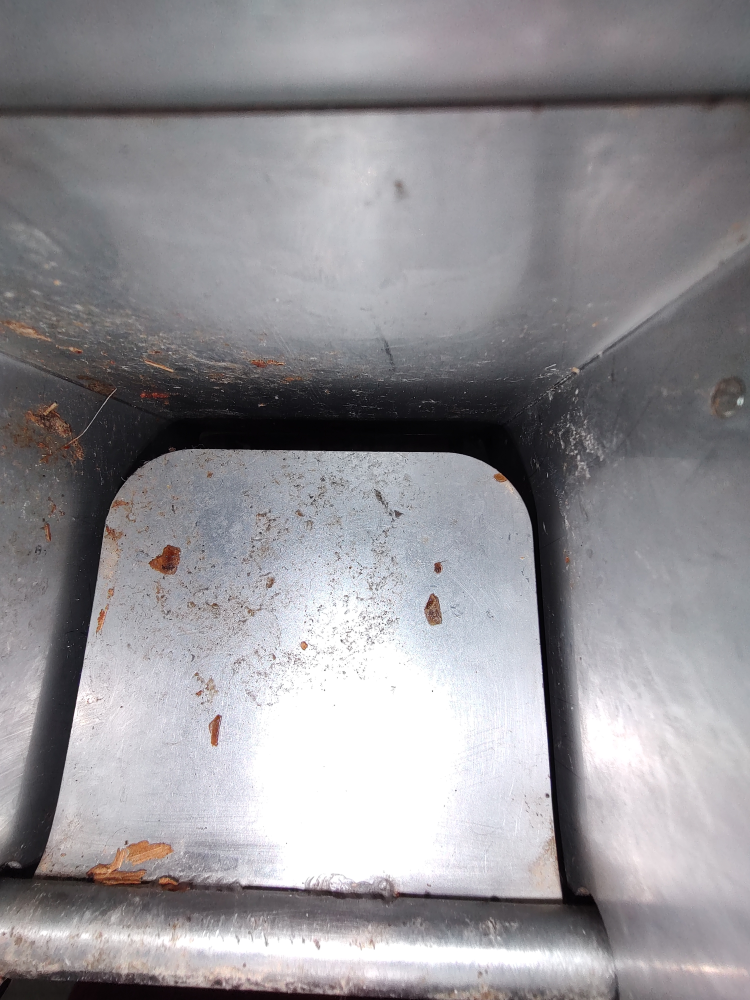
#> input picture ImageAssets/Empty/Empty1.jpg, 3000 x 4000 px (shown at 1/4 size)
$ python -i app_combining_subtraction_and_contours.py   (imports and definitions only)
#> lines starting #> are read from the running program, lines starting #| are printed output that depends on the picture; after the words box and inside, x2 and y2 are one past the last pixel; in counts of white or black regions, pixels touching at a corner belong together
#> further down, picture is the input picture: shape (4000, 3000, 3); mean B, G, R 149.4, 145.4, 147.6
import cv2
import numpy as np
import os
import sys

class IsolateDate:
    def __init__(self):
        pass

    def initialize_parameters(self):
        # -- setup
        # self.t1 = 85
        # self.t2 = 255
        self.t1 = cv2.getTrackbarPos("threshold1","Parameters")
        self.t2 = cv2.getTrackbarPos("threshold2","Parameters")

        # self.areaMax = 40_000
        # self.areaMin = 5_000
        self.areaMax = cv2.getTrackbarPos("MaxArea","Parameters")
        self.areaMin = cv2.getTrackbarPos("MinArea","Parameters")

    def contour_method(self, img):

        # ---------- preprocessing
        self.initialize_parameters()

        self.image = img

        # - here is blur and then convert to greyscale
        imgBlur = cv2.GaussianBlur(img, (7,7), 1)

        # - canny edge detector
        imgCanny = cv2.Canny(imgBlur, self.t1, self.t2)
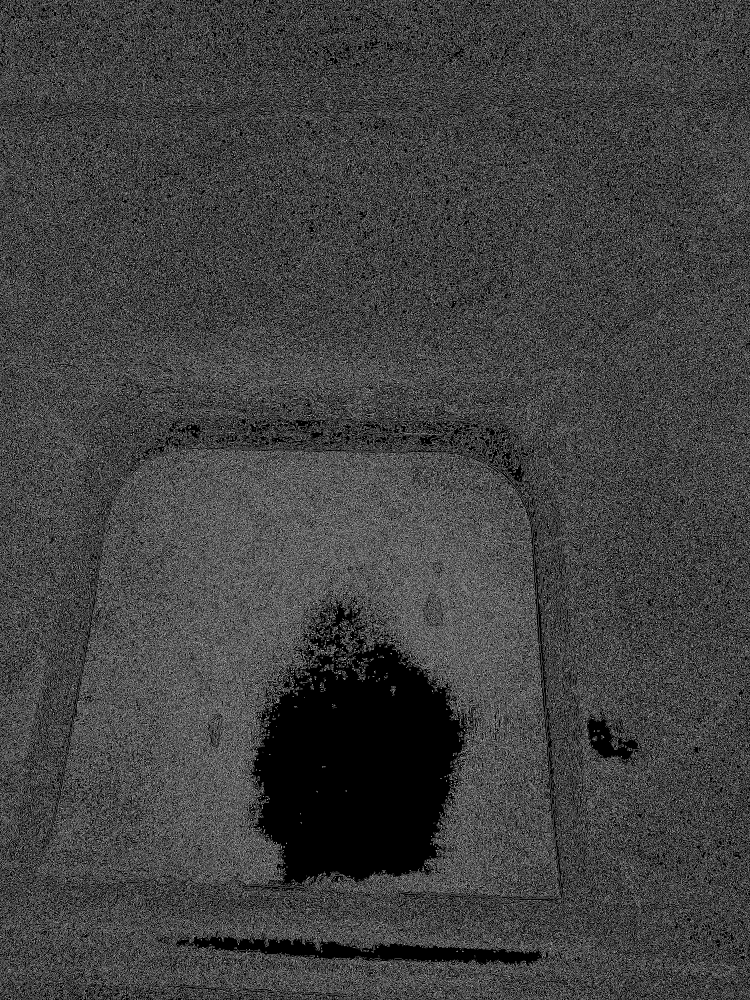
#> imgCanny: shape (4000, 3000) (shown at 1/4 size); 25.4% white in thin lines or dots
        # return imgCanny

        # - removing nouse from Canny edges (6:00 min) # use a dialation function, use a kernal
        kernel = np.ones((5,5))
        imgDil = cv2.dilate(imgCanny, kernel, iterations=1) # dialation
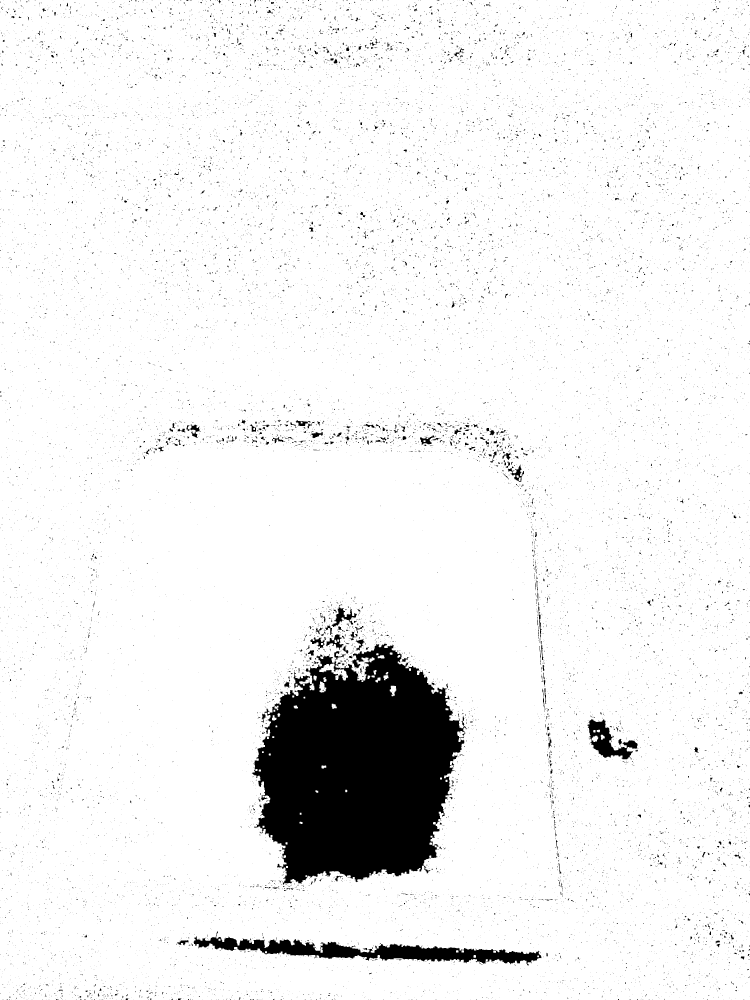
#> imgDil: shape (4000, 3000) (shown at 1/4 size); 93.6% white; 20351 black regions (19314 under 20 px)

        # ---------- postprocessing
        # - Get Contours
        contours, hierarchy = cv2.findContours(imgDil, cv2.RETR_EXTERNAL, cv2.CHAIN_APPROX_NONE)
#> contours = 1 contour; box (x1, y1, x2, y2) and area: (0, 0, 3000, 4000) 11991054

        # - removing excess contours (12:00)
        filtered_contours = []
        for cnt in contours:
            if self.areaMax > cv2.contourArea(cnt) > self.areaMin: # 100 pixels?
                filtered_contours.append(cnt)
#> this loop made 1 pass
#> after the loop, filtered_contours = []

        # - create mask from contours and isolate pixels
        mask = np.zeros(imgDil.shape, np.uint8)
        cv2.drawContours(mask, filtered_contours, -1, (255,255,255), -1 )
#> mask: shape (4000, 3000); every value is 0
        # return mask

        just_the_date_image = cv2.bitwise_and(img, img, mask=mask)
#> just_the_date_image: shape (4000, 3000, 3); every value is 0
        return just_the_date_image

    # [15 lines left out: function image_subtraction_method, not called in this run]

    def both(self, img, blank_address):
        self.image = img
        return self.contour_method(self.image_subtraction_method(img, blank_address))

    def bounding_mask_pixels(self, img):
        self.image = img


# [41 lines left out: function main, not called in this run]

# [1 line not run here, left out]

>>> import cv2
>>> picture = cv2.imread('../ImageAssets/Empty/Empty1.jpg')
>>> result = IsolateDate().contour_method(picture)
